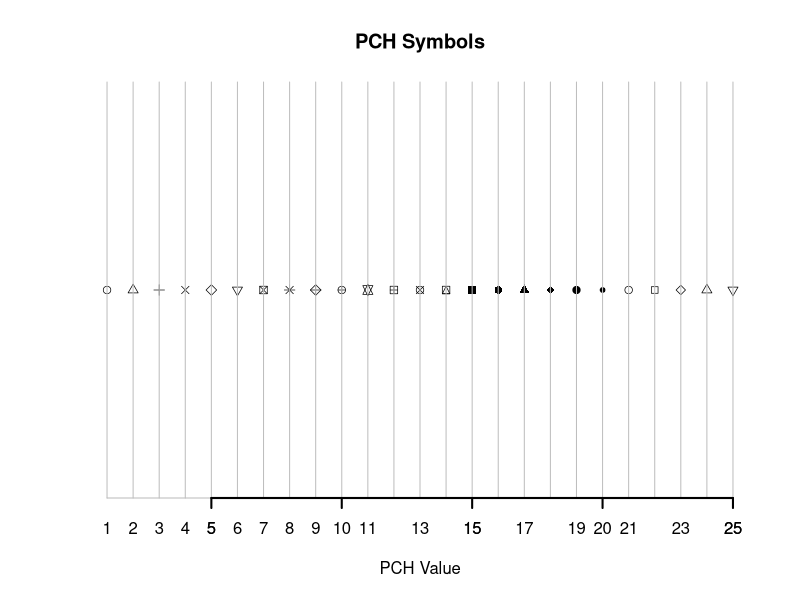

The R script that drew this image:
## ---- chunk 1


#creating vectors for PCH value positioning.
xaxis<-seq(1:25)
yaxis<-rep(c(1),25)
#creating plot with PCH types by their number
symbol.sheet<-plot(xaxis,yaxis, pch=c(1:25),col="black", lwd=.7, main="PCH Symbols", ylab=" ", xlab="PCH Value", axes=F)
#formatting axis
axis(1, at= seq(1,25, by= 1), las=1, tck=1,col="grey", ylab="n")
#adding darker x axis
axis(side=1, lwd=2)
symbol.sheet







